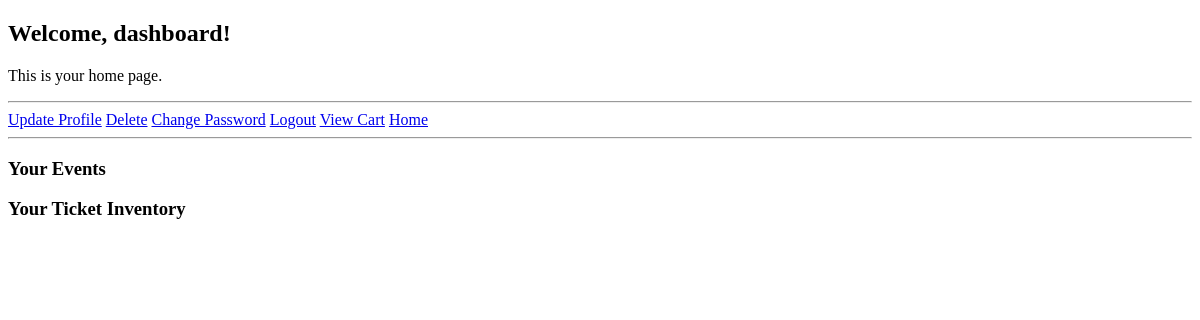
/customers/home/ (signed in), run on an earlier commit of the app's database.
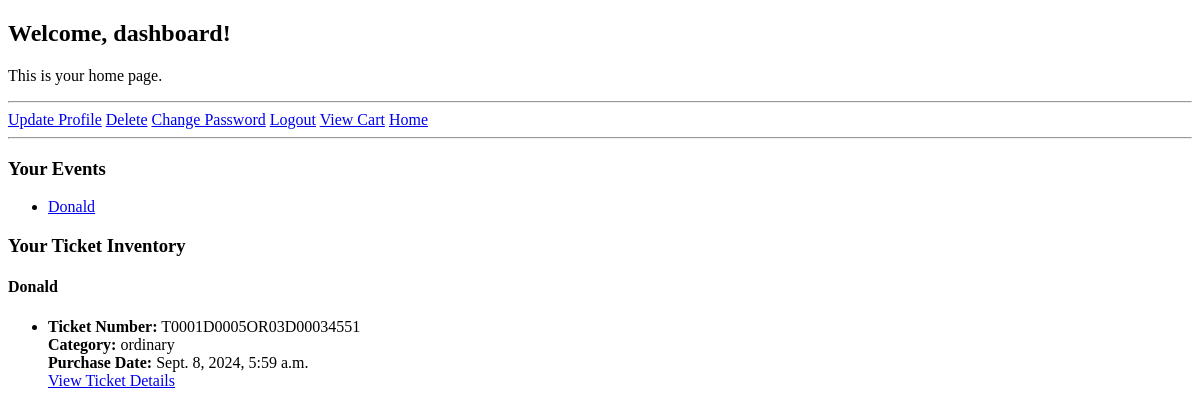
And on a later commit of the database.
### events/models.py (models this page shows, shortened)
class Event(models.Model):
    vendor = models.ForeignKey(Vendor, on_delete=models.CASCADE, related_name='events')  # Mandatory, linked to Vendor
    poster = models.ImageField(upload_to='event_posters/')  # Required field
    title = models.CharField(max_length=200)  # Required field
    description = models.TextField()  # Required field
    category = models.CharField(max_length=100)  # Required field (e.g., "conference", "concert")
    start_date = models.DateTimeField()  # Required field
    end_date = models.DateTimeField(null=True, blank=True)  # Optional field
    venue_name = models.CharField(max_length=100)  # Required field
    regular_price = models.DecimalField(max_digits=10, decimal_places=2)  # Required field
    sale_price = models.DecimalField(max_digits=10, decimal_places=2, null=True, blank=True)  # Optional field
    tickets_available = models.PositiveIntegerField(null=True, blank=True)  # Optional field
    tickets_sold = models.PositiveIntegerField(default=0)  # New field to track tickets sold

class TicketCategory(models.Model):
    event = models.ForeignKey(Event, on_delete=models.CASCADE, related_name='ticket_categories')  # Mandatory, linked to Event
    category_title = models.CharField(max_length=100)  # Required field
    category_price = models.DecimalField(max_digits=10, decimal_places=2)  # Required field
    category_tickets_available = models.PositiveIntegerField()  # Required field
    category_tickets_sold = models.PositiveIntegerField(default=0)  # New field to track tickets sold in this category

### tickets/models.py (models this page shows, shortened)
class Ticket(models.Model):
    ENTITY_TYPE_CHOICES = [
        ('customer', 'Customer'),
        ('vendor', 'Vendor'),
    ]
    event = models.ForeignKey(Event, on_delete=models.CASCADE, related_name='tickets')
    ticket_category = models.ForeignKey(TicketCategory, on_delete=models.CASCADE, null=True, blank=True)
    customer_username = models.CharField(max_length=255, blank=True, null=True)
    vendor = models.ForeignKey(Vendor, on_delete=models.CASCADE, related_name='tickets')
    ticket_number = models.CharField(max_length=20, unique=True)
    purchase_date = models.DateTimeField(auto_now_add=True)
    qr_code = models.ImageField(upload_to='qr_codes/', blank=True)
    entity_type = models.CharField(max_length=10, choices=ENTITY_TYPE_CHOICES)
    verified = models.BooleanField(default=False)

### customers/views.py (the view)
# urls.py: path('home/', CustomerHomeView.as_view(), name='customer_home'),
class CustomerHomeView(LoginRequiredMixin, TemplateView):
    template_name = 'customers/customer_home.html'
    def get_context_data(self, **kwargs):
        context = super().get_context_data(**kwargs)
        customer = self.request.user
        tickets = Ticket.objects.filter(customer_username=customer.username)
        events = {ticket.event for ticket in tickets}
        context['events'] = events
        context['tickets'] = tickets
        return context

### templates/customers/customer_home.html (shortened to what this page needs)
<!DOCTYPE html>
<html lang="en">
<head>
</head>
<body>
    <h2>Welcome, {{ user.username }}!</h2>
    <p>This is your home page.</p>
    <hr>
    <a href="{% url 'customer_update' %}">Update Profile</a>
    <a href="{% url 'customer_delete' %}">Delete</a>
    <a href="{% url 'customer_change_password' %}">Change Password</a>
    <a href="{% url 'customer_logout' %}">Logout</a>
    <a href="{% url 'view_cart' %}">View Cart</a>
    <a href="{% url 'all_events' %}">Home</a>
    <hr>
    <h3>Your Events</h3>
    <ul>
        {% for event in events %}
            <li><a href="{% url 'event_detail' event.id %}">{{ event.title }}</a></li>
        {% endfor %}
    </ul>
    <h3>Your Ticket Inventory</h3>
    {% for event in events %}
        <h4>{{ event.title }}</h4>
        <ul>
            {% for ticket in tickets %}
                {% if ticket.event == event %}
                    <li>
                        <strong>Ticket Number:</strong> {{ ticket.ticket_number }}<br>
                        <strong>Category:</strong> {{ ticket.ticket_category.category_title }}<br>
                        <strong>Purchase Date:</strong> {{ ticket.purchase_date }}<br>
                        <a href="{% url 'ticket_detail' ticket.id %}">View Ticket Details</a>
                    </li>
                {% endif %}
            {% endfor %}
        </ul>
    {% endfor %}
</body>
</html>

What changed in the data, as far as the page shows it:
now on this page (row edited): Event: title "Donald"
added Ticket: ticket_number "T0001D0005OR03D00034551", ticket_category.category_title "ordinary", purchase_date "Sept. 8, 2024, 5:59 a.m."
